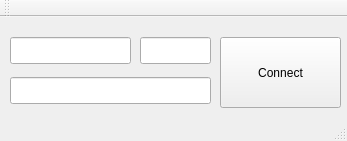
<?xml version="1.0" encoding="UTF-8"?>
<ui version="4.0">
 <class>ConnectWindow</class>
 <widget class="QMainWindow" name="ConnectWindow">
  <property name="geometry">
   <rect>
    <x>0</x>
    <y>0</y>
    <width>347</width>
    <height>141</height>
   </rect>
  </property>
  <property name="windowTitle">
   <string>ConnectWindow</string>
  </property>
  <widget class="QWidget" name="centralWidget">
   <widget class="QPushButton" name="connectButton">
    <property name="geometry">
     <rect>
      <x>220</x>
      <y>20</y>
      <width>121</width>
      <height>71</height>
     </rect>
    </property>
    <property name="text">
     <string>Connect</string>
    </property>
   </widget>
   <widget class="QLineEdit" name="address_line">
    <property name="geometry">
     <rect>
      <x>10</x>
      <y>20</y>
      <width>121</width>
      <height>27</height>
     </rect>
    </property>
   </widget>
   <widget class="QLineEdit" name="port_line">
    <property name="geometry">
     <rect>
      <x>140</x>
      <y>20</y>
      <width>71</width>
      <height>27</height>
     </rect>
    </property>
    <property name="inputMethodHints">
     <set>Qt::ImhDigitsOnly</set>
    </property>
   </widget>
   <widget class="QLineEdit" name="username_line">
    <property name="geometry">
     <rect>
      <x>10</x>
      <y>60</y>
      <width>201</width>
      <height>27</height>
     </rect>
    </property>
   </widget>
  </widget>
  <widget class="QToolBar" name="mainToolBar">
   <attribute name="toolBarArea">
    <enum>TopToolBarArea</enum>
   </attribute>
   <attribute name="toolBarBreak">
    <bool>false</bool>
   </attribute>
  </widget>
  <widget class="QStatusBar" name="statusBar"/>
 </widget>
 <layoutdefault spacing="6" margin="11"/>
 <resources/>
 <connections/>
</ui>
